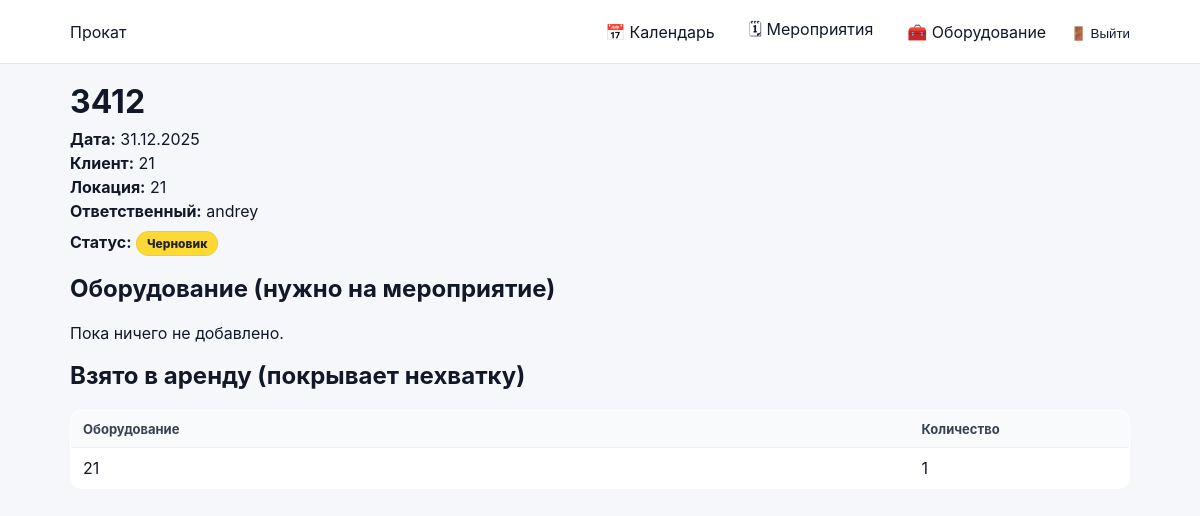
The app's page /events/17/ (signed in), older data.
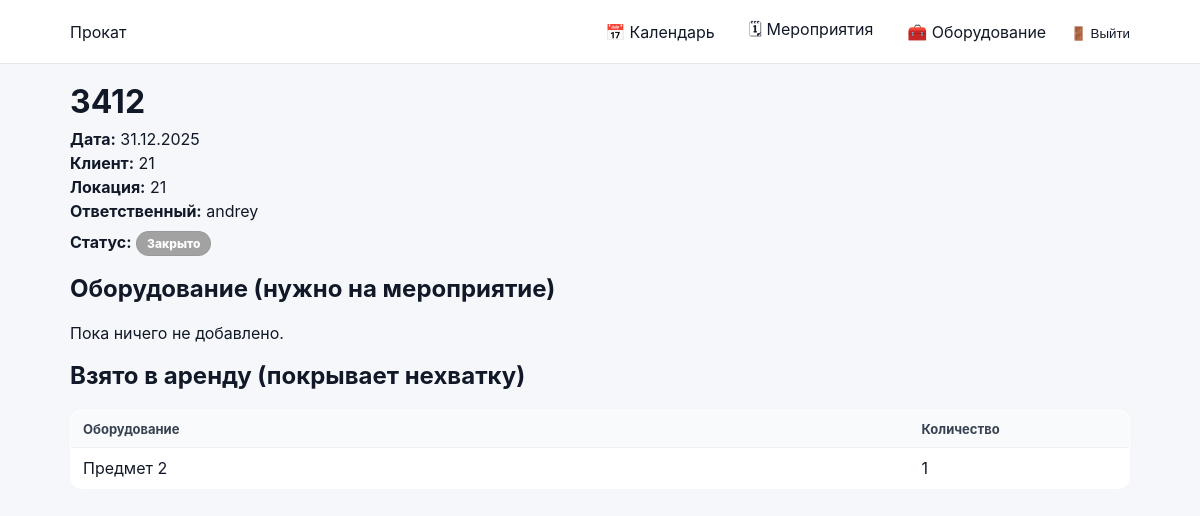
The same page, newer data.
### events/models.py (models this page shows, shortened)
class Event(models.Model):
    class Meta:
        permissions = [
            ("edit_event_card", "Can edit event card (dates/status/etc)"),
            ("edit_event_equipment", "Can edit event equipment (own/rented)"),
        ]
    STATUS_DRAFT = "draft"
    STATUS_CONFIRMED = "confirmed"
    STATUS_CANCELLED = "cancelled"
    STATUS_CLOSED = "closed"
    STATUS_CHOICES = (
        (STATUS_DRAFT, "Черновик"),
        (STATUS_CONFIRMED, "Подтверждено"),
        (STATUS_CANCELLED, "Отменено"),
        (STATUS_CLOSED, "Закрыто"),
    )
    name = models.CharField(max_length=200)
    start_date = models.DateField()
    end_date = models.DateField(blank=True, null=True)
    client = models.CharField(max_length=200, blank=True)
    location = models.CharField(max_length=200, blank=True)
    responsible = models.ForeignKey(
        User,
        on_delete=models.SET_NULL,
        null=True,
        related_name="events",
    )
    status = models.CharField(
        max_length=20,
        choices=STATUS_CHOICES,
        default=STATUS_DRAFT,
    )
    created_at = models.DateTimeField(auto_now_add=True)

class EventRentedEquipment(models.Model):
    event = models.ForeignKey(
        Event,
        on_delete=models.CASCADE,
        related_name="rented_items",
    )
    equipment = models.ForeignKey(
        Equipment,
        on_delete=models.PROTECT,
        related_name="rented_event_items",
    )
    quantity = models.PositiveIntegerField()
    class Meta:
        unique_together = ("event", "equipment")

### inventory/models.py (models this page shows, shortened)
class Equipment(models.Model):
    class Meta:
        permissions = [
            ("manage_inventory", "Can manage inventory"),
        ]
    STATUS_CHOICES = (
        ("available", "Доступно"),
        ("rented", "В прокате"),
        ("broken", "Неисправно"),
    )
    name = models.CharField(max_length=200)
    category = models.ForeignKey(
        EquipmentCategory,
        on_delete=models.PROTECT,
        related_name="equipment",
    )
    serial_number = models.CharField(max_length=100, blank=True, null=True)
    quantity_total = models.PositiveIntegerField()
    location = models.CharField(max_length=200, blank=True)
    status = models.CharField(max_length=20, choices=STATUS_CHOICES, default="available")
    notes = models.TextField(blank=True)

### accounts/models.py (models this page shows)
class User(AbstractUser):
    class Meta(AbstractUser.Meta):
        permissions = [
            ("manage_staff", "Can manage staff (users/roles)"),
        ]

### events/views.py (the view)
# urls.py: path("events/<int:event_id>/", event_detail_view, name="event_detail"),
@login_required
def event_detail_view(request: HttpRequest, event_id: int) -> HttpResponse:
    event = get_object_or_404(Event, id=event_id)
    equipment_items = (
        EventEquipment.objects
        .filter(event=event)
        .select_related("equipment")
        .order_by("equipment__name")
    )
    rented_items = (
        EventRentedEquipment.objects
        .filter(event=event)
        .select_related("equipment")
        .order_by("equipment__name")
    )
    shortages = calculate_shortages(event)
    return render(request, "events/event_detail.html", {
        "event": event,
        "equipment_items": equipment_items,
        "rented_items": rented_items,
        "shortages": shortages,
        "can_modify": can_edit_event_card(request.user),
        "can_edit_equipment": can_edit_event_equipment(request.user),
    })

### accounts/context_processors.py (called while the page is built)
def authz_flags(request):
    user = getattr(request, "user", None)
    return {
        "can_manage_staff": can_manage_staff(user),
        "can_edit_event_card": can_edit_event_card(user),
        "can_edit_event_equipment": can_edit_event_equipment(user),
        "can_edit_inventory": can_edit_inventory(user),
    }

### accounts/permissions.py (called while the page is built)
def _ok(user) -> bool:
    return bool(user and user.is_authenticated)

def is_super(user) -> bool:
    return bool(_ok(user) and getattr(user, "is_superuser", False))

def can_manage_staff(user) -> bool:
    return is_super(user) or (_ok(user) and user.has_perm("accounts.manage_staff"))

def can_edit_inventory(user) -> bool:
    return is_super(user) or (_ok(user) and user.has_perm("inventory.manage_inventory"))

def can_edit_event_card(user) -> bool:
    return is_super(user) or (_ok(user) and user.has_perm("events.edit_event_card"))

def can_edit_event_equipment(user) -> bool:
    return is_super(user) or (_ok(user) and user.has_perm("events.edit_event_equipment"))

### events/templates/events/event_detail.html (shortened to what this page needs)
{% extends "base.html" %}
{% block content %}
<div class="page-head">
  <div>
    <h1 style="margin:0;">{{ event.name }}</h1>
    <div class="muted" style="margin-top:8px;">
      <div><strong>Дата:</strong>
        {% if event.start_date == event.end_date %}
          {{ event.start_date|date:"d.m.Y" }}
        {% else %}
          {{ event.start_date|date:"d.m.Y" }} – {{ event.end_date|date:"d.m.Y" }}
        {% endif %}
      </div>
      <div style="margin-top:4px;"><strong>Клиент:</strong> {{ event.client|default:"—" }}</div>
      <div style="margin-top:4px;"><strong>Локация:</strong> {{ event.location|default:"—" }}</div>
      <div style="margin-top:4px;"><strong>Ответственный:</strong> {{ event.responsible|default:"—" }}</div>
    </div>
    <div style="margin-top:10px;">
      <strong>Статус:</strong>
      <span class="status-pill status-{{ event.status }}">{{ event.get_status_display }}</span>
    </div>
  </div>
</div>
<div class="card" style="margin-top:18px;">
  <h2 style="margin-top:0;">Оборудование (нужно на мероприятие)</h2>
  {% if equipment_items %}
    <table class="list-table">
      <thead>
        <tr>
          <th>Оборудование</th>
          <th style="width: 220px;">Количество</th>
          {% if can_edit_equipment %}
            <th style="width: 220px;">Действия</th>
          {% endif %}
        </tr>
      </thead>
      <tbody>
        {% for item in equipment_items %}
          <tr>
            <td>{{ item.equipment.name }}</td>
            <td>
              {% if can_edit_equipment %}
                <form method="post" action="{% url 'event_equipment_update_qty' event.id item.id %}" style="display:flex; gap:8px; align-items:center;">
                  {% csrf_token %}
                  <input type="number" name="quantity" value="{{ item.quantity }}" min="0" style="width:90px;">
                  <button class="btn-secondary" type="submit">Сохранить</button>
                </form>
                <small class="muted">0 = удалить</small>
              {% else %}
                {{ item.quantity }}
              {% endif %}
            </td>
            {% if can_edit_equipment %}
              <td>
                <form method="post" action="{% url 'event_equipment_delete' event.id item.id %}">
                  {% csrf_token %}
                  <button class="btn-secondary" type="submit">Удалить</button>
                </form>
              </td>
            {% endif %}
          </tr>
        {% endfor %}
      </tbody>
    </table>
  {% else %}
    <div class="muted">Пока ничего не добавлено.</div>
  {% endif %}
</div>
<div class="card" style="margin-top:18px;">
  <h2 style="margin-top:0;">Взято в аренду (покрывает нехватку)</h2>
  {% if rented_items %}
    <table class="list-table">
      <thead>
        <tr>
          <th>Оборудование</th>
          <th style="width: 220px;">Количество</th>
        </tr>
      </thead>
      <tbody>
        {% for item in rented_items %}
          <tr>
            <td>{{ item.equipment.name }}</td>
            <td>
              {% if can_edit_equipment %}
                <form method="post" action="{% url 'event_rented_update_qty' event.id item.id %}" style="display:flex; gap:8px; align-items:center;">
                  {% csrf_token %}
                  <input type="number" name="quantity" value="{{ item.quantity }}" min="0" style="width:90px;">
                  <button class="btn-secondary" type="submit">Сохранить</button>
                </form>
                <small class="muted">0 = удалить</small>
              {% else %}
                {{ item.quantity }}
              {% endif %}
            </td>
          </tr>
        {% endfor %}
      </tbody>
    </table>
  {% else %}
    <div class="muted">Пока ничего не арендовано.</div>
  {% endif %}
</div>
{% endblock %}

Row changes from the older to the newer data that the page shows:
removed EventRentedEquipment: equipment.name "21", quantity "1"
changed Event "andrey": status "Черновик" → "Закрыто"
added EventRentedEquipment: equipment.name "Предмет 2", quantity "1"
